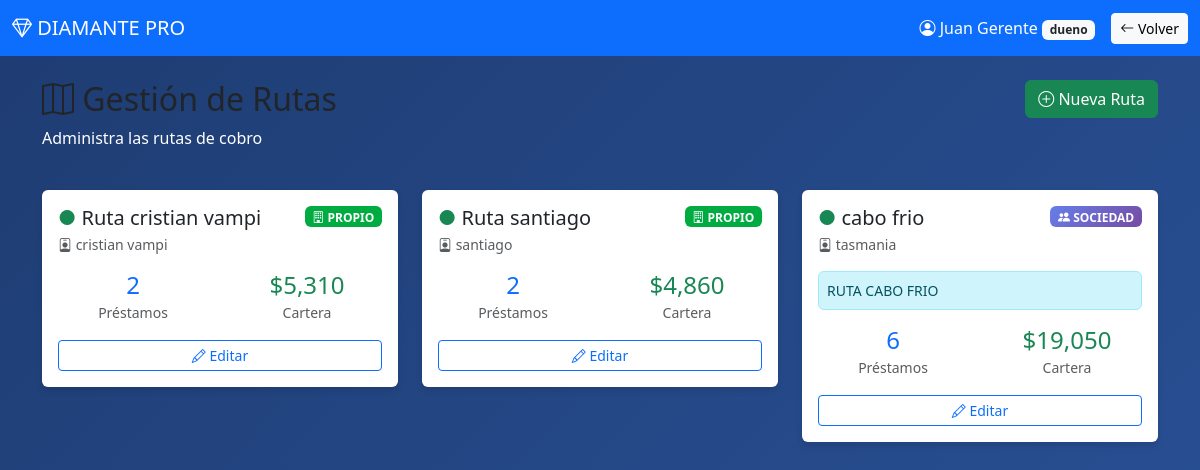
Screenshot of /rutas (signed in) with the database file from the repository.
### app/models.py (models this page shows, shortened)
class Ruta(db.Model):
    __tablename__ = 'rutas'
    id = db.Column(db.Integer, primary_key=True)
    nombre = db.Column(db.String(100), nullable=False)  # Ej: "Ruta Centro", "Ruta Norte"
    cobrador_id = db.Column(db.Integer, db.ForeignKey('usuarios.id'), nullable=True)  # Puede cambiar
    sociedad_id = db.Column(db.Integer, db.ForeignKey('sociedades.id'), nullable=True)  # NULL = PROPIO
    activo = db.Column(db.Boolean, default=True)
    fecha_creacion = db.Column(db.DateTime, default=datetime.utcnow)
    descripcion = db.Column(db.String(200))
    pais = db.Column(db.String(50), default='Colombia')  # Colombia, Brasil, Perú, Argentina, USA
    moneda = db.Column(db.String(3), default='COP')  # COP, BRL, PEN, ARS, USD
    simbolo_moneda = db.Column(db.String(5), default='$')  # $, R$, S/, $, USD
    cobrador = db.relationship('Usuario', backref='rutas_asignadas')
    sociedad = db.relationship('Sociedad', backref='rutas')

class Usuario(db.Model):
    __tablename__ = 'usuarios'
    id = db.Column(db.Integer, primary_key=True)
    nombre = db.Column(db.String(100), nullable=False)
    usuario = db.Column(db.String(50), unique=True, nullable=False)
    password = db.Column(db.String(200), nullable=False)
    rol = db.Column(db.String(20), nullable=False) # 'dueno', 'secretaria', 'supervisor', 'cobrador'
    activo = db.Column(db.Boolean, default=True)
    fecha_creacion = db.Column(db.DateTime, default=datetime.utcnow)

class Sociedad(db.Model):
    __tablename__ = 'sociedades'
    id = db.Column(db.Integer, primary_key=True)
    nombre = db.Column(db.String(100), nullable=False)  # Ej: "Sociedad con Juan Pérez"
    nombre_socio = db.Column(db.String(100), nullable=False)  # Mantener por compatibilidad
    telefono_socio = db.Column(db.String(20))
    porcentaje_socio = db.Column(db.Float, default=50.0)  # Porcentaje del socio principal
    activo = db.Column(db.Boolean, default=True)
    fecha_creacion = db.Column(db.DateTime, default=datetime.utcnow)
    notas = db.Column(db.String(500))
    nombre_socio_2 = db.Column(db.String(100))
    telefono_socio_2 = db.Column(db.String(20))
    porcentaje_socio_2 = db.Column(db.Float, default=0.0)
    nombre_socio_3 = db.Column(db.String(100))
    telefono_socio_3 = db.Column(db.String(20))
    porcentaje_socio_3 = db.Column(db.Float, default=0.0)

### app/routes.py (the view)
    @app.route('/rutas')
    def rutas_lista():
        if 'usuario_id' not in session:
            return redirect(url_for('home'))
        if session.get('rol') not in ['dueno', 'gerente']:
            return redirect(url_for('dashboard'))
        rutas = Ruta.query.order_by(Ruta.nombre).all()
        stats_rutas = []
        for ruta in rutas:
            num_prestamos = Prestamo.query.filter_by(ruta_id=ruta.id, estado='ACTIVO').count()
            total_cartera = db.session.query(func.sum(Prestamo.saldo_actual)).filter(
                Prestamo.ruta_id == ruta.id,
                Prestamo.estado == 'ACTIVO'
            ).scalar() or 0
            stats_rutas.append({
                'ruta': ruta,
                'num_prestamos': num_prestamos,
                'total_cartera': total_cartera
            })
        return render_template('rutas_lista.html',
                             stats_rutas=stats_rutas,
                             nombre=session.get('nombre'),
                             rol=session.get('rol'))

### app/templates/rutas_lista.html (shortened to what this page needs)
<!DOCTYPE html>
<html lang="es">
<head>
    <link href="https://cdn.jsdelivr.net/npm/bootstrap@5.3.0/dist/css/bootstrap.min.css" rel="stylesheet">
    <link rel="stylesheet" href="https://cdn.jsdelivr.net/npm/bootstrap-icons@1.11.0/font/bootstrap-icons.css">
</head>
<body>
    <nav class="navbar navbar-expand-lg navbar-dark bg-primary">
        <div class="container-fluid">
            <a class="navbar-brand" href="/dashboard">
                <i class="bi bi-gem"></i> DIAMANTE PRO
            </a>
            <div class="d-flex align-items-center">
                <span class="text-white me-3">
                    <i class="bi bi-person-circle"></i> {{ nombre }}
                    <span class="badge bg-light text-dark">{{ rol }}</span>
                </span>
                <a href="/dashboard" class="btn btn-light btn-sm">
                    <i class="bi bi-arrow-left"></i> Volver
                </a>
            </div>
        </div>
    </nav>
    <div class="container mt-4">
        <div class="row mb-4">
            <div class="col-md-8">
                <h2><i class="bi bi-map"></i> Gestión de Rutas</h2>
                <p class="text-white">Administra las rutas de cobro</p>
            </div>
            <div class="col-md-4 text-end">
                <a href="/rutas/nueva" class="btn btn-success">
                    <i class="bi bi-plus-circle"></i> Nueva Ruta
                </a>
            </div>
        </div>
        <div class="row">
            {% for stat in stats_rutas %}
            <div class="col-md-6 col-lg-4 mb-4">
                <div class="card ruta-card">
                    <div class="card-body">
                        <div class="d-flex justify-content-between align-items-start mb-3">
                            <div>
                                <h5 class="mb-1">
                                    {% if stat.ruta.activo %}
                                    <span class="text-success">●</span>
                                    {% else %}
                                    <span class="text-secondary">●</span>
                                    {% endif %}
                                    {{ stat.ruta.nombre }}
                                </h5>
                                {% if stat.ruta.cobrador %}
                                <p class="text-muted mb-0 small">
                                    <i class="bi bi-person-badge"></i> {{ stat.ruta.cobrador.nombre }}
                                </p>
                                {% else %}
                                <p class="text-muted mb-0 small">
                                    <i class="bi bi-exclamation-triangle"></i> Sin cobrador asignado
                                </p>
                                {% endif %}
                            </div>
                            {% if stat.ruta.sociedad %}
                            <span class="badge badge-sociedad">
                                <i class="bi bi-people-fill"></i> SOCIEDAD
                            </span>
                            {% else %}
                            <span class="badge badge-propio">
                                <i class="bi bi-building"></i> PROPIO
                            </span>
                            {% endif %}
                        </div>
                        {% if stat.ruta.sociedad %}
                        <div class="alert alert-info p-2 mb-3 small">
                             {{ stat.ruta.sociedad.nombre }}
                        </div>
                        {% endif %}
                        <div class="row text-center mb-3">
                            <div class="col-6">
                                <h4 class="mb-0 text-primary">{{ stat.num_prestamos }}</h4>
                                <small class="text-muted">Préstamos</small>
                            </div>
                            <div class="col-6">
                                <h4 class="mb-0 text-success">${{ "{:,.0f}".format(stat.total_cartera) }}</h4>
                                <small class="text-muted">Cartera</small>
                            </div>
                        </div>
                        <div class="d-flex gap-2 mt-3">
                            <a href="/rutas/editar/{{ stat.ruta.id }}" class="btn btn-sm btn-outline-primary flex-fill">
                                <i class="bi bi-pencil"></i> Editar
                            </a>
                        </div>
                    </div>
                </div>
            </div>
            {% endfor %}
        </div>
    </div>
</body>
</html>

### app/templates/rutas_lista.html (style rules this page uses)
body { background: linear-gradient(135deg, #1e3c72 0%, #2a5298 100%); min-height: 100vh; }
.ruta-card { transition: transform 0.2s; border: none; box-shadow: 0 4px 6px rgba(0,0,0,0.1); }
.badge-sociedad { background: linear-gradient(135deg, #667eea 0%, #764ba2 100%); }
.badge-propio { background: #00ab41; }

### rows the page displays
Ruta: activo True (drawn), ruta.nombre "Ruta cristian vampi"
Usuario: ruta.cobrador.nombre "cristian vampi"
Ruta: activo True (drawn), ruta.nombre "Ruta santiago"
Usuario: ruta.cobrador.nombre "santiago"
Ruta: activo True (drawn), ruta.nombre "cabo frio"
Usuario: ruta.cobrador.nombre "tasmania"
Sociedad: ruta.sociedad.nombre "RUTA CABO FRIO"

### other values shown
{{ nombre }} "Juan Gerente"
{{ rol }} "dueno"
{{ stat.num_prestamos }} "2" "2" "6"
{{ "{:,.0f}".format(stat.total_cartera) }} "5,310" "4,860" "19,050"
